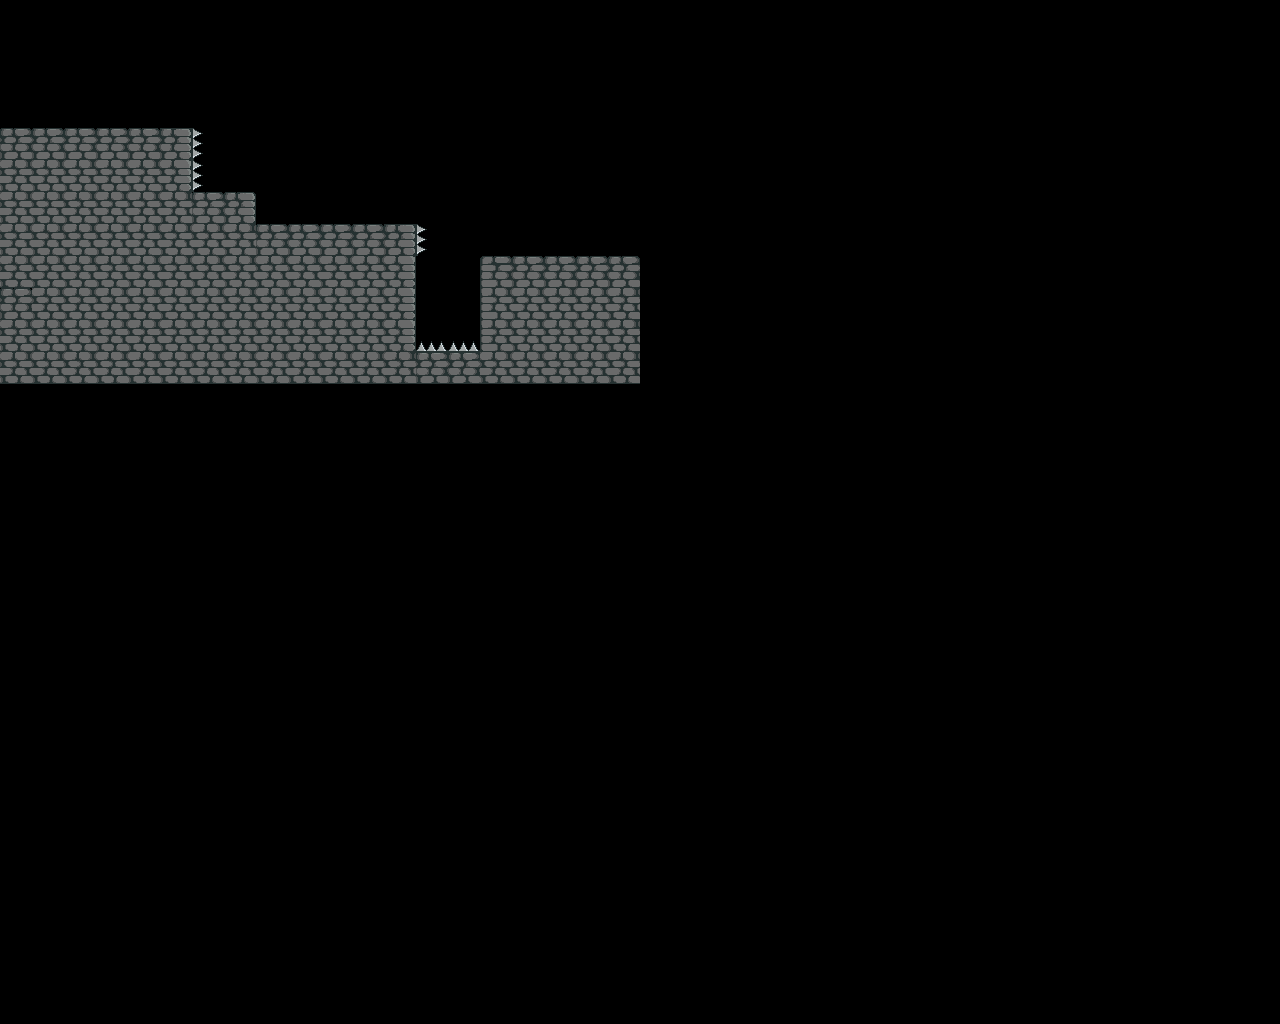

Rendered tile map (Tiled .tmx) drawn with the repository's tilesets; below, a short description and the full map source, tile grids included:
An orthogonal 40x32 tile map with 32x32 px tiles, 1 tile layer (map) and 13 objects.

<map version="1.10" tiledversion="1.10.2" orientation="orthogonal" renderorder="right-down" width="40" height="32" tilewidth="32" tileheight="32" infinite="0" nextlayerid="7" nextobjectid="76">
 <editorsettings>
  <export target="../levelsData/level3.lua" format="lua" />
 </editorsettings>
 <tileset firstgid="1" name="tileset" tilewidth="32" tileheight="32" tilecount="18" columns="6">
  <image source="../../assets/tileset/tileset.png" width="200" height="100" />
 </tileset>
 <layer id="1" name="map" width="40" height="32">
  <data encoding="csv">
0,0,0,0,0,0,0,0,0,0,0,0,0,0,0,0,0,0,0,0,0,0,0,0,0,0,0,0,0,0,0,0,0,0,0,0,0,0,0,0,
0,0,0,0,0,0,0,0,0,0,0,0,0,0,0,0,0,0,0,0,0,0,0,0,0,0,0,0,0,0,0,0,0,0,0,0,0,0,0,0,
0,0,0,0,0,0,0,0,0,0,0,0,0,0,0,0,0,0,0,0,0,0,0,0,0,0,0,0,0,0,0,0,0,0,0,0,0,0,0,0,
0,0,0,0,0,0,0,0,0,0,0,0,0,0,0,0,0,0,0,0,0,0,0,0,0,0,0,0,0,0,0,0,0,0,0,0,0,0,0,0,
2,2,2,2,2,12,2684354565,0,0,0,0,0,0,0,0,0,0,0,0,0,0,0,0,0,0,0,0,0,0,0,0,0,0,0,0,0,0,0,0,0,
8,8,8,8,8,18,2684354565,0,0,0,0,0,0,0,0,0,0,0,0,0,0,0,0,0,0,0,0,0,0,0,0,0,0,0,0,0,0,0,0,0,
8,8,8,8,8,8,2,3,0,0,0,0,0,0,0,0,0,0,0,0,0,0,0,0,0,0,0,0,0,0,0,0,0,0,0,0,0,0,0,0,
8,8,8,8,8,8,8,8,2,2,2,2,12,2684354565,0,0,0,0,0,0,0,0,0,0,0,0,0,0,0,0,0,0,0,0,0,0,0,0,0,0,
8,8,8,8,8,8,8,8,8,8,8,8,9,0,0,1,2,2,2,2,0,0,0,0,0,0,0,0,0,0,0,0,0,0,0,0,0,0,0,0,
2,8,8,8,8,8,8,8,8,8,8,8,9,0,0,7,8,8,8,8,0,0,0,0,0,0,0,0,0,0,0,0,0,0,0,0,0,0,0,0,
8,8,8,8,8,8,8,8,8,8,8,8,9,5,5,7,8,8,8,8,0,0,0,0,0,0,0,0,0,0,0,0,0,0,0,0,0,0,0,0,
8,8,8,8,8,8,8,8,8,8,8,8,17,11,11,8,8,8,8,8,0,0,0,0,0,0,0,0,0,0,0,0,0,0,0,0,0,0,0,0,
0,0,0,0,0,0,0,0,0,0,0,0,0,0,0,0,0,0,0,0,0,0,0,0,0,0,0,0,0,0,0,0,0,0,0,0,0,0,0,0,
0,0,0,0,0,0,0,0,0,0,0,0,0,0,0,0,0,0,0,0,0,0,0,0,0,0,0,0,0,0,0,0,0,0,0,0,0,0,0,0,
0,0,0,0,0,0,0,0,0,0,0,0,0,0,0,0,0,0,0,0,0,0,0,0,0,0,0,0,0,0,0,0,0,0,0,0,0,0,0,0,
0,0,0,0,0,0,0,0,0,0,0,0,0,0,0,0,0,0,0,0,0,0,0,0,0,0,0,0,0,0,0,0,0,0,0,0,0,0,0,0,
0,0,0,0,0,0,0,0,0,0,0,0,0,0,0,0,0,0,0,0,0,0,0,0,0,0,0,0,0,0,0,0,0,0,0,0,0,0,0,0,
0,0,0,0,0,0,0,0,0,0,0,0,0,0,0,0,0,0,0,0,0,0,0,0,0,0,0,0,0,0,0,0,0,0,0,0,0,0,0,0,
0,0,0,0,0,0,0,0,0,0,0,0,0,0,0,0,0,0,0,0,0,0,0,0,0,0,0,0,0,0,0,0,0,0,0,0,0,0,0,0,
0,0,0,0,0,0,0,0,0,0,0,0,0,0,0,0,0,0,0,0,0,0,0,0,0,0,0,0,0,0,0,0,0,0,0,0,0,0,0,0,
0,0,0,0,0,0,0,0,0,0,0,0,0,0,0,0,0,0,0,0,0,0,0,0,0,0,0,0,0,0,0,0,0,0,0,0,0,0,0,0,
0,0,0,0,0,0,0,0,0,0,0,0,0,0,0,0,0,0,0,0,0,0,0,0,0,0,0,0,0,0,0,0,0,0,0,0,0,0,0,0,
0,0,0,0,0,0,0,0,0,0,0,0,0,0,0,0,0,0,0,0,0,0,0,0,0,0,0,0,0,0,0,0,0,0,0,0,0,0,0,0,
0,0,0,0,0,0,0,0,0,0,0,0,0,0,0,0,0,0,0,0,0,0,0,0,0,0,0,0,0,0,0,0,0,0,0,0,0,0,0,0,
0,0,0,0,0,0,0,0,0,0,0,0,0,0,0,0,0,0,0,0,0,0,0,0,0,0,0,0,0,0,0,0,0,0,0,0,0,0,0,0,
0,0,0,0,0,0,0,0,0,0,0,0,0,0,0,0,0,0,0,0,0,0,0,0,0,0,0,0,0,0,0,0,0,0,0,0,0,0,0,0,
0,0,0,0,0,0,0,0,0,0,0,0,0,0,0,0,0,0,0,0,0,0,0,0,0,0,0,0,0,0,0,0,0,0,0,0,0,0,0,0,
0,0,0,0,0,0,0,0,0,0,0,0,0,0,0,0,0,0,0,0,0,0,0,0,0,0,0,0,0,0,0,0,0,0,0,0,0,0,0,0,
0,0,0,0,0,0,0,0,0,0,0,0,0,0,0,0,0,0,0,0,0,0,0,0,0,0,0,0,0,0,0,0,0,0,0,0,0,0,0,0,
0,0,0,0,0,0,0,0,0,0,0,0,0,0,0,0,0,0,0,0,0,0,0,0,0,0,0,0,0,0,0,0,0,0,0,0,0,0,0,0,
0,0,0,0,0,0,0,0,0,0,0,0,0,0,0,0,0,0,0,0,0,0,0,0,0,0,0,0,0,0,0,0,0,0,0,0,0,0,0,0,
0,0,0,0,0,0,0,0,0,0,0,0,0,0,0,0,0,0,0,0,0,0,0,0,0,0,0,0,0,0,0,0,0,0,0,0,0,0,0,0
</data>
 </layer>
 <objectgroup id="2" name="ground">
  <object id="67" x="480" y="256" width="160" height="4" />
  <object id="68" x="256.333" y="224" width="159.333" height="3.66667" />
  <object id="69" x="192.75" y="192" width="62.75" height="4" />
  <object id="70" x="0.666667" y="128.333" width="192" height="4.33333" />
 </objectgroup>
 <objectgroup id="3" name="wall">
  <object id="63" x="480.25" y="260.917" width="159.5" height="105.583" />
  <object id="64" x="257" y="228.667" width="158.667" height="148.667" />
  <object id="65" x="193.333" y="196.333" width="62" height="32.3333" />
  <object id="66" x="0.333333" y="133" width="192" height="82" />
 </objectgroup>
 <objectgroup id="5" name="spike">
  <object id="71" x="193.667" y="130.667" width="4" height="59.3333" />
  <object id="72" x="416.667" y="225.667" width="4" height="29.3333" />
  <object id="73" x="416.667" y="343.667" width="62.3333" height="6.66667" />
 </objectgroup>
 <objectgroup id="6" name="door">
  <object id="75" x="-4" y="4" width="8" height="120" />
 </objectgroup>
 <objectgroup id="4" name="area" visible="0">
  <object id="8" x="0" y="0" width="640" height="383" />
 </objectgroup>
</map>